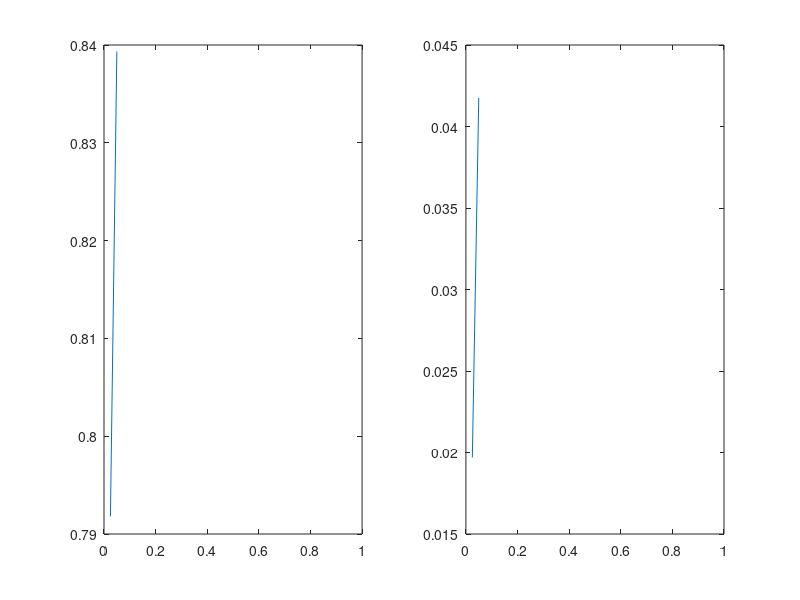

This figure's MATLAB source:
P=[5:5:195];%no of cars in the road
L=201; %length of road (includes the traffic signal occupying unit length)
maxtime=10000*5; %Max time upto which simulation is done
c=1; %maximum speed of cars
sigcyc=120; %Signal cycle
dutyratio=1; %duty ratio
%gcv=0.1; %coefficient of variation of gaussian distribution for car velocities
greentime=dutyratio*sigcyc; %total time light is green during a signal cycle
redtime=sigcyc-greentime;
shape_parameter=1;

Realization=1;%no of realization
mobility=zeros(1,length(P));
for kl=1:Realization
for lk=1:length(P)
    p=P(lk);%Number of vehicles


distance_travelled_by_allcar=0;


l=randperm(L-1); %randomly generate integers between 1 and L-1 to
%place cars at random positions in the road of length L
l=sort(l(1:p),'ascend');%take the first p numbers for the positions of p cars

time=0; %initialize time


while (time<maxtime)

    green=0; 
    while (green<greentime)
        dis_h=[(diff(l)-1),(L-l(end)+l(1,1)-2)];%distance head
        
        %Function to determine mean velocity (cmax=1) from headway distance
        %Hyperbolic function
        %cmean=c*dis_h./(1+dis_h);
        %Sigmoidal function
        cmean=c*(dis_h.^2)./(1+(dis_h.^2));
        
        %Determine individual car velocity from a random distribution having the above mean
        %Exponential distribution (method 1)
        %cdi=exprnd(cmean); %using statistical toolbox
        %Exponential distribution (method 2)
        %cdi=(-cmean.*log(1-rand(1,length(cmean))));
        %Gamma distribution
        scale_parameter=cmean/shape_parameter;
        cdi=gamrnd(shape_parameter,scale_parameter);
        
        %Gaussian distribution with coefficient of variation gcv
        %cdi=cmean+sqrt(gcv*cmean).*randn(1,p);%min(cdi,cmean)+rand(1,p).*(max(cdi,cmean)-min(cdi,cmean));
        %cdi(cdi<0)=0; %ensures that all velocities are non-negative
        tou=min(dis_h./cdi); %time interval after which next update to be done
        %checking whether the update distance is safe or make to safe
        g=tou;
        %To esnsure that total time green is on does not exceed greentime 
        g=(~((green+g)<greentime))*(greentime-green)+((green+g)<greentime)*g;%adjust the green time to make the total green time equals to 30
        green=green+g;
        l=l+g*cdi;
        
       
        
        l(l>L)=l(l>L)-(L-1);
        [l,ind]=sort(l,'ascend');
        
        
       distance_travelled_by_allcar=distance_travelled_by_allcar+sum(g*cdi);
           
    end
    l(l>(L-1))=l(l>(L-1))-(L-1);
    [l,ind]=sort(l,'ascend');
    
    
   
   
   
    
    
    red=0;
    while (red<-1)
        dis_h=[(diff(l)-1),((L-1)-l(end))];%position of the signal is 100
        
        %Function to determine mean velocity (cmax=1) from headway distance
        %Hyperbolic function
        %cmean=c*dis_h./(1+dis_h);
        %Sigmoidal function
        cmean=c*(dis_h.^2)./(1+(dis_h.^2));
        
        %Determine individual car velocity from a random distribution having the above mean
        %Exponential distribution (method 1)
        %cdi=exprnd(cmean); %using statistical toolbox
        %Exponential distribution (method 2)
        %cdi=(-cmean.*log(1-rand(1,length(cmean))));
        %Gamma distribution
        scale_parameter=cmean/shape_parameter;
        cdi=gamrnd(shape_parameter,scale_parameter);
        
        %Gaussian distribution with coefficient of variation gcv
        %cdi=cmean+sqrt(gcv*cmean).*randn(1,p);%min(cdi,cmean)+rand(1,p).*(max(cdi,cmean)-min(cdi,cmean));
        %cdi(cdi<0)=0;
        tou=min(dis_h./cdi);
        %checking wheather the update distance is safe or make to safe
            r=tou;
        r=(~((red+r)<redtime))*(redtime-red)+((red+r)<redtime)*r;%adjust kmc ts to make the total red time is 30
        red=red+r;
        l=l+r*cdi;
        
        
       distance_travelled_by_allcar=distance_travelled_by_allcar+sum(r*cdi);
        
        
    end
    time=time+sigcyc;
end


mobility(kl,lk)=distance_travelled_by_allcar/(time*p);
end

end%end of no of realization
density=P/L;
flow=mobility.*density;%

figure;subplot(1,2,1), plot(density,mobility);
subplot(1,2,2), plot(density,flow);